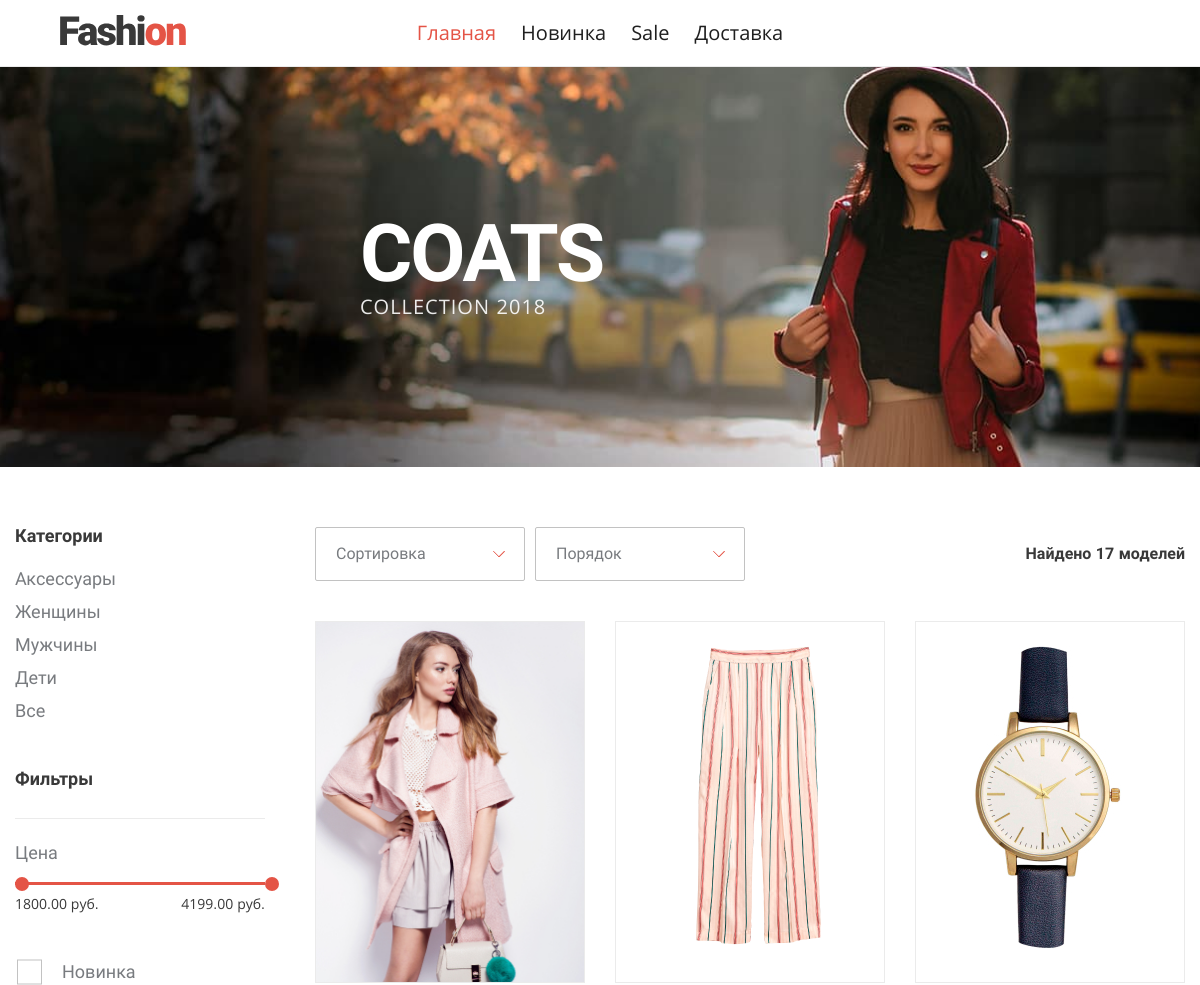
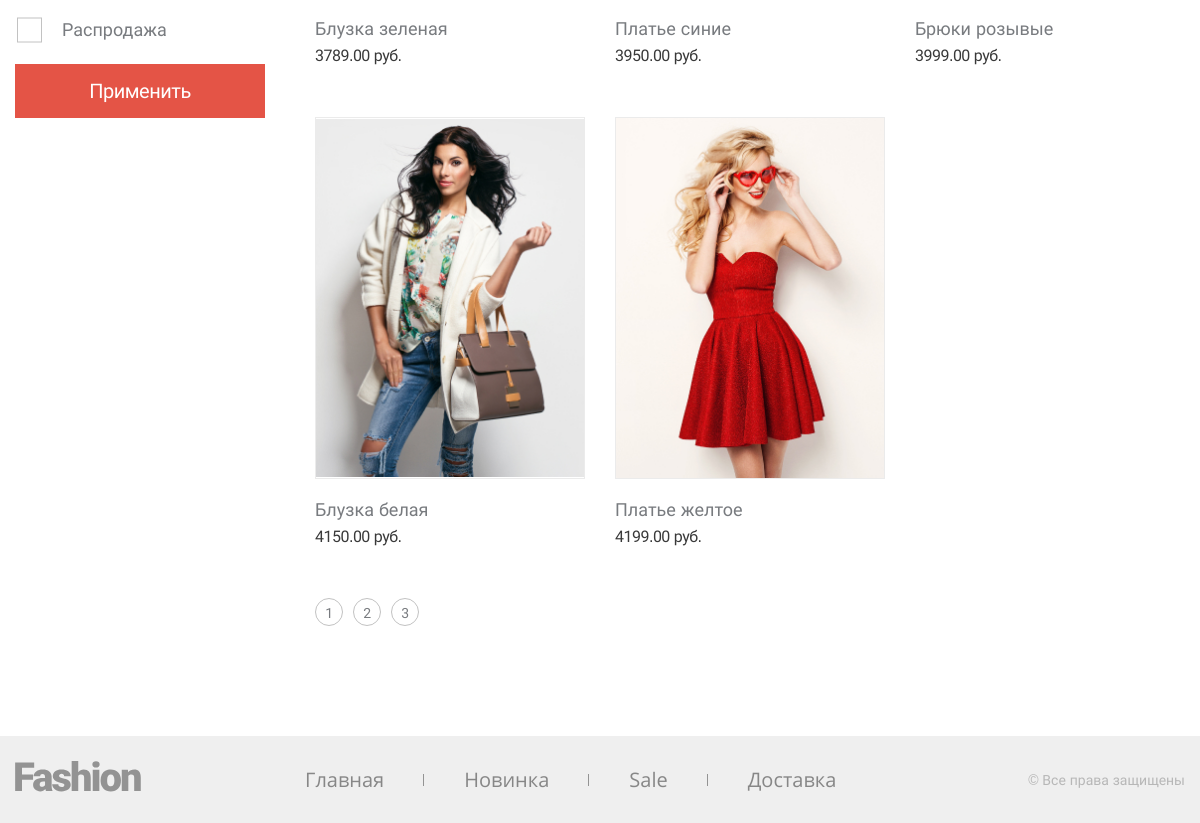
/?page=3, run on the app's committed database (2 pictures, top to bottom).
### tables this page shows
CREATE TABLE `categories` (
  `id` int(11) NOT NULL,
  `name` varchar(256) NOT NULL,
  `path` varchar(256) NOT NULL
);

CREATE TABLE `products` (
  `id` int(11) NOT NULL,
  `name` varchar(256) NOT NULL,
  `image` varchar(512) NOT NULL,
  `price` decimal(12,2) NOT NULL,
  `created_at` timestamp NOT NULL DEFAULT current_timestamp() ON UPDATE current_timestamp(),
  `is_deleted` tinyint(1) DEFAULT 0
);

### actions/index.php (called while the page is built, shortened)
<?php
$quantityInPage = 6;
$minBasePrice = minBasePrice($pdo);
$maxBasePrice = maxBasePrice($pdo);
$options = options($pdo, $quantityInPage, $minBasePrice, $maxBasePrice);
$products = productFilter($pdo, $options);
$catergories = categories($pdo);
require $_SERVER['DOCUMENT_ROOT'] . '/content/index.php';

### index.php (called while the page is built, shortened)
<?php
require $_SERVER['DOCUMENT_ROOT'] . '/actions/functions.php';
require $_SERVER['DOCUMENT_ROOT'] . '/actions/main-menu.php';
require $_SERVER['DOCUMENT_ROOT'] . '/templates/header.php';
require $_SERVER['DOCUMENT_ROOT'] . showContent($menu);
require $_SERVER['DOCUMENT_ROOT'] . '/templates/footer.php';

### actions/functions.php (called while the page is built, shortened)
<?php
function categories($pdo)
{
    $stmt = $pdo->query("SELECT name, path FROM `categories`");
    $categories = $stmt->fetchAll();
    return $categories;
}
function options($pdo, $quantityInPage, $minPrice, $maxPrice, $filterId = '')
{
    $minFilterId = 3;
    $maxFilterId = 3;
    $uri = parse_url($_SERVER['REQUEST_URI'], PHP_URL_PATH);
    $segments = explode('/', trim($uri, '/'));
    $category = 'all';
    if ($filterId) {
        $stmt = $pdo->prepare("SELECT
        COUNT(p.name)
        FROM `products` p
        JOIN `products_filters` pf ON pf.product_id = p.id
        JOIN `categories_products` cp ON cp.product_id = p.id
        JOIN `categories` c ON cp.category_id = c.id
        WHERE c.path = ? AND pf.filter_id = ? AND p.price BETWEEN ? AND ? AND is_deleted = 0");
        $stmt->execute(array($category, $filterId, $minPrice, $maxPrice));
    } elseif ($minFilterId !== 1 || $maxFilterId !== 2 && !$filterId) {
        $stmt = $pdo->prepare("SELECT
        COUNT(p.name)
        FROM `products` p
        JOIN `products_filters` pf ON pf.product_id = p.id
        JOIN `categories_products` cp ON cp.product_id = p.id
        JOIN `categories` c ON cp.category_id = c.id
        WHERE c.path = ? AND pf.filter_id IN(?,?) AND p.price BETWEEN ? AND ? AND is_deleted = 0");
        $stmt->execute(array($category, $minFilterId, $maxFilterId, $minPrice, $maxPrice));
    }
    $count = $stmt->fetch();
    $count = $count['COUNT(p.name)'];
    $total = intval(($count - 1) / $quantityInPage) + 1;
    if (isset($_GET['page'])) {
        $page = $_GET['page'];
    } else {
        $page = 1;
    }
    $page = intval($page);
    $start = $page * $quantityInPage - $quantityInPage;
    $options = [
        'category' => $category,
        'min_filter_id' => $minFilterId,
        'max_filter_id' => $maxFilterId,
        'min_price' => $minPrice,
        'max_price' => $maxPrice,
        'count' => $count,
        'total' => $total,
        'start' => $start,
        'quantity_in_page' => $quantityInPage
    ];
    return $options;
}
function productFilter($pdo, $options, $filterId = '')
{
    $sortCategory = 'price';
    $sortPrices = 'asc';
    if ($filterId) {
        $stmt = $pdo->prepare("SELECT
        p.id,
        p.image,
        p.price as price,
        p.name as name
        FROM `products` p
        JOIN `products_filters` pf ON pf.product_id = p.id
        JOIN `categories_products` cp ON cp.product_id = p.id
        JOIN `categories` as c ON cp.category_id = c.id
        WHERE c.path = ? AND pf.filter_id = ? AND price BETWEEN ? AND ? AND is_deleted = 0
        ORDER BY {$sortCategory} {$sortPrices}
        LIMIT ?, ?");
        $stmt->execute(array(
            $options['category'], $filterId,
            $options['min_price'], $options['max_price'],
            $options['start'], $options['quantity_in_page']
        ));
        $products = $stmt->fetchAll();
    } elseif ($options['min_filter_id'] !== 1 || $options['max_filter_id'] !== 2 && !$filterId) {
        $stmt = $pdo->prepare("SELECT
        p.id,
        p.image,
        p.price as price,
        p.name as name
        FROM `products` p
        JOIN `products_filters` pf ON pf.product_id = p.id
        JOIN `categories_products` cp ON cp.product_id = p.id
        JOIN `categories` as c ON cp.category_id = c.id
        WHERE c.path = ? AND pf.filter_id IN(?, ?) AND price BETWEEN ? AND ? AND is_deleted = 0
        ORDER BY {$sortCategory} {$sortPrices}
        LIMIT ?, ?");
        $stmt->execute(array(
            $options['category'], $options['min_filter_id'], $options['max_filter_id'],
            $options['min_price'], $options['max_price'],
            $options['start'], $options['quantity_in_page']
        ));
        $products = $stmt->fetchAll();
    }
    return $products;
}
function path()
{
    $minPrice = '';
    $maxPrice = '';
    $new = '';
    $sale = '';
    $category = '';
    $price = '';
    if (isset($_GET['min-price']) || isset($_GET['new']) || isset($_GET['sale'])) {
        $page = '&page=';
    } else {
        $page = 'page=';
    }
    return $minPrice . $maxPrice . $new . $sale . $category . $price . $page;
}
function minBasePrice($pdo)
{
    $stmt = $pdo->query("SELECT
    min(price)  AS min_base_price FROM `products`");
    $minPrice = $stmt->fetch();
    return $minPrice['min_base_price'];
}
function maxBasePrice($pdo)
{
    $stmt = $pdo->query("SELECT
    max(price)  AS max_base_price FROM `products`");
    $minPrice = $stmt->fetch();
    return $minPrice['max_base_price'];
}
function minPrice($minPrice)
{
    return $minPrice;
}
function maxPrice($maxPrice)
{
    return $maxPrice;
}

### content/index.php (the view, shortened to what this page needs)
<main class="shop-page">
  <header class="intro">
    <div class="intro__wrapper">
      <h1 class=" intro__title">COATS</h1>
      <p class="intro__info">Collection 2018</p>
    </div>
  </header>
  <section class="shop container">
    <section class="shop__filter filter">
      <form action="/" method="get">
      <div class="filter__wrapper">
        <b class="filter__title">Категории</b>
        <ul class="filter__list">
        <?php foreach ($catergories as $key => $value): ?>
          <li>
            <a class="filter__list-item" href="/category/<?=$catergories[$key]['path']?>"><?=$catergories[$key]['name']?></a>
          </li>
          <?php endforeach;?>
        </ul>
      </div>
        <div class="filter__wrapper">
          <b class="filter__title">Фильтры</b>
          <div class="filter__range range">
            <span class="range__info">Цена</span>
            <div class="range__line" aria-label="Range Line"></div>
            <div class="range__res">
              <span class="range__res-item min-price" data-attr="<?=minPrice($minBasePrice)?>"><?=minPrice($minBasePrice)?> руб.</span>
              <span class="range__res-item max-price" data-attr="<?=maxPrice($maxBasePrice)?>"><?=maxPrice($maxBasePrice)?> руб.</span>
            </div>
          </div>
        </div>
        <fieldset class="custom-form__group">
          <label for="new" class="custom-form__checkbox-label custom-form__info" style="display: block;">Новинка</label>
          <label for="sale" class="custom-form__checkbox-label custom-form__info" style="display: block;">Распродажа</label>
        </fieldset>
        <button class="button" type="submit" style="width: 100%">Применить</button>
    </section>
    <div class="shop__wrapper">
      <section class="shop__sorting">
        <div class="shop__sorting-item custom-form__select-wrapper">
          <select class="custom-form__select sort" name="category" id="sort">
            <option hidden="" value="">Сортировка</option>
          </select>
        </div>
        <div class="shop__sorting-item custom-form__select-wrapper">
          <select class="custom-form__select order" name="prices" id="order">
            <option hidden="" value="">Порядок</option>
          </select>
        </div>
        <p class="shop__sorting-res">Найдено <span class="res-sort"><?=$options['count']?></span> моделей</p>
      </section>
      <section class="shop__list">
        <?php foreach ($products as $key => $value): ?>
        <article class="shop__item product" tabindex="0" data-attr="<?=$products[$key]['id']?>">
          <div class="product__image">
            <img src="/<?=$products[$key]['image']?>" alt="product-name">
          </div>
          <p class="product__name"><?=$products[$key]['name']?></p>
          <span class="product__price"><?=$products[$key]['price']?> руб.</span>
        </article>
        <?php endforeach;?>
      </section>
      <ul class="shop__paginator paginator">
      <?php for ($i = 1; $i < $options['total'] + 1; $i++): ?>
      <?php if (!empty($options['count'])): ?>
        <li>
          <a class="paginator__item" href="/?<?=path() . $i?>">
            <?=$i?>
          </a>
        </li>
      <?php endif;?>
      <?php endfor;?>
      </ul>
    </div>
  </section>
</main>

### data on the page
categories: name "Аксессуары"
categories: name "Женщины"
categories: name "Мужчины"
categories: name "Дети"
categories: name "Все"
products: image (picture), name "Блузка зеленая", price "3789.00"
products: image (picture), name "Платье синие", price "3950.00"
products: image (picture), name "Брюки розывые", price "3999.00"
products: image (picture), name "Блузка белая", price "4150.00"
products: image (picture), name "Платье желтое", price "4199.00"

### other printed values
$value['title'] "Главная"
$value['title'] "Новинка"
$value['title'] "Sale"
$value['title'] "Доставка"
minPrice($minBasePrice) "1800.00"
maxPrice($maxBasePrice) "4199.00"
$options['count'] "17"
